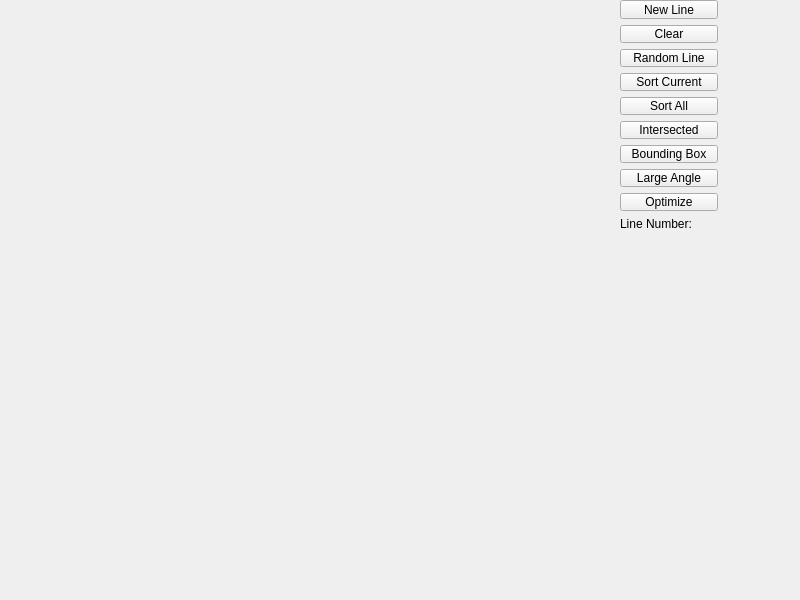
<?xml version="1.0" encoding="UTF-8"?>
<ui version="4.0">
 <class>Widget</class>
 <widget class="QWidget" name="Widget">
  <property name="geometry">
   <rect>
    <x>0</x>
    <y>0</y>
    <width>800</width>
    <height>600</height>
   </rect>
  </property>
  <property name="windowTitle">
   <string>Widget</string>
  </property>
  <widget class="QWidget" name="layoutWidget">
   <property name="geometry">
    <rect>
     <x>620</x>
     <y>0</y>
     <width>98</width>
     <height>231</height>
    </rect>
   </property>
   <layout class="QVBoxLayout" name="verticalLayout">
    <item>
     <widget class="QPushButton" name="btnNewLine">
      <property name="text">
       <string>New Line</string>
      </property>
     </widget>
    </item>
    <item>
     <widget class="QPushButton" name="btnClear">
      <property name="text">
       <string>Clear</string>
      </property>
     </widget>
    </item>
    <item>
     <widget class="QPushButton" name="btnRandom">
      <property name="text">
       <string>Random Line</string>
      </property>
     </widget>
    </item>
    <item>
     <widget class="QPushButton" name="bthSortCurrent">
      <property name="text">
       <string>Sort Current</string>
      </property>
     </widget>
    </item>
    <item>
     <widget class="QPushButton" name="bthSortAll">
      <property name="text">
       <string>Sort All</string>
      </property>
     </widget>
    </item>
    <item>
     <widget class="QPushButton" name="bthIntersected">
      <property name="text">
       <string>Intersected</string>
      </property>
     </widget>
    </item>
    <item>
     <widget class="QPushButton" name="btnBoundingBox">
      <property name="text">
       <string>Bounding Box</string>
      </property>
     </widget>
    </item>
    <item>
     <widget class="QPushButton" name="bthLargeAngle">
      <property name="text">
       <string>Large Angle</string>
      </property>
     </widget>
    </item>
    <item>
     <widget class="QPushButton" name="bthSA">
      <property name="text">
       <string>Optimize</string>
      </property>
     </widget>
    </item>
    <item>
     <widget class="QLabel" name="labelLineNumber">
      <property name="text">
       <string>Line Number:</string>
      </property>
     </widget>
    </item>
   </layout>
  </widget>
 </widget>
 <resources/>
 <connections/>
</ui>
